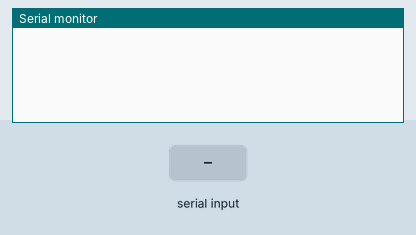
This sketch was run on a simulated Arduino Uno, built with avr-gcc and run on an emulated ATmega328P. On the bench: the last lines printed to the serial monitor. The test bench sets the inputs (shaded band).

Above: at 1.2 s.
1.3 s: byte 1 (0x01) received over Serial
At 2.2 s:
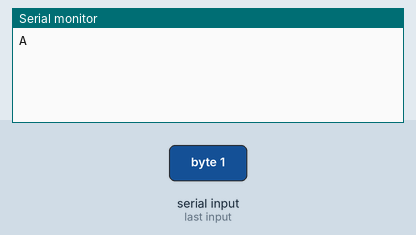
2.8 s: byte 0 (0x00) received over Serial
At 3.3 s:
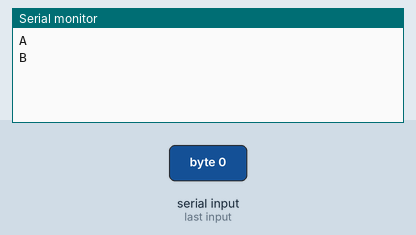

Measured:
- after the input at 1.3 s, the serial monitor: prints a new line at once (image 1)
- after the input at 2.8 s, the serial monitor: prints a new line at once (image 2)

The sketch:

bluetooth_test.ino
```cpp
void setup() {
  Serial.begin(115200);  //initial the Serial
}

void loop() {
    if (Serial.available())
  {

    byte cmd = Serial.read();

    if (cmd == 0x01) {
      Serial.println("A");
      //digitalWrite(2, HIGH);
    }
    else if (cmd == 0x00) {
      Serial.println("B");
      //digitalWrite(2, LOW);
    }
  }
}
```
